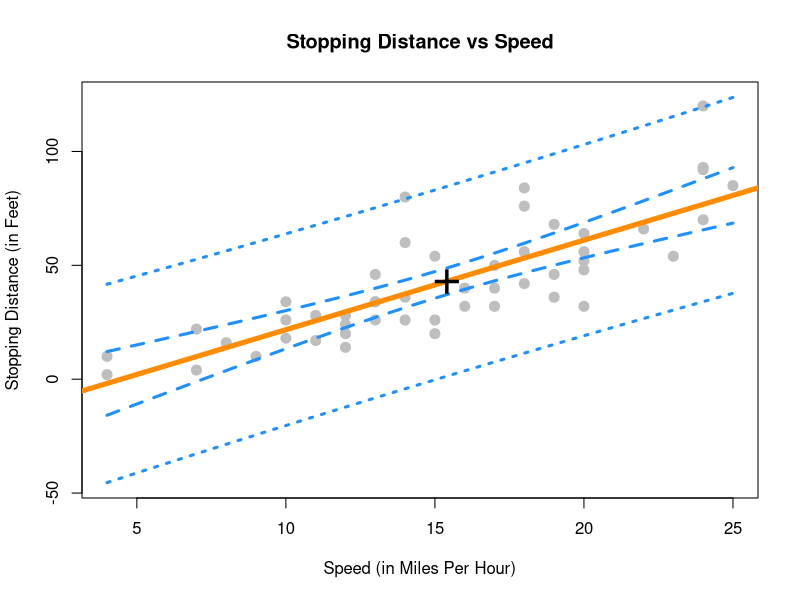

The R source for this figure:
#modeling, 

stop_dist_model = lm(dist ~speed, data = cars)

#returns 4 estimates
confint(stop_dist_model, level = 0.99)

#level of model that was fit
confint(stop_dist_model, level = 0.99)[2,2]

#get confidence interval for a a single parameter
confint(stop_dist_model, parm = "(Intercept)", level = 0.99)


summary(stop_dist_model)

#store estimate
beta_1_hat = coef(stop_dist_model)[2]

beta_1_hat

summary(stop_dist_model)$coefficients

#store standard error, sigma/Sxx
beta_1_hat_se = summary(stop_dist_model)$coefficients[2,2]
beta_1_hat_se

#verify standard error
(Sxx= sum((cars$speed - mean(cars$speed))^2))
(s_e = summary(stop_dist_model)$sigma) # what shoudl be stored for question 5

(beta_1_hat_se_calc = s_e/sqrt(Sxx))

all.equal(beta_1_hat_se_calc, beta_1_hat_se)

#calculate the critical value, alpha/2 to be on the right
#confidence level is 99
(1 - 0.99)/2
1-0.005
(crit = qt(0.995, df = nrow(cars) - 2))

#lower and upper bound for confidence interval
c(beta_1_hat - crit * beta_1_hat_se, beta_1_hat + crit * beta_1_hat_se)

#is the propability   
pt(qt(0.995, df = nrow(cars) - 2), df = nrow(cars) -2 )

#alpha
1- pt(qt(0.995, df = nrow(cars) - 2), df = nrow(cars) -2 )

#new data
new_speeds = data.frame(speed = c(5, 21))

predict(stop_dist_model, newdata = new_speeds)

predict(stop_dist_model, newdata = new_speeds,
        interval = c("confidence"), level= 0.99)

predict(stop_dist_model, newdata = new_speeds,
        interval = c("prediction"), level= 0.99)

#####

#possible x points
speed_grid = seq(min(cars$speed), max(cars$speed), by = 0.01)

#storing ci
dist_ci_band = predict(stop_dist_model, 
                       newdata = data.frame(speed = speed_grid), 
                       interval = "confidence", level = 0.99)

#storing pi
dist_pi_band = predict(stop_dist_model, 
                       newdata = data.frame(speed = speed_grid), 
                       interval = "prediction", level = 0.99) 

plot(dist ~ speed, data = cars,
     xlab = "Speed (in Miles Per Hour)",
     ylab = "Stopping Distance (in Feet)",
     main = "Stopping Distance vs Speed",
     pch  = 20,
     cex  = 2,
     col  = "grey",
     ylim = c(min(dist_pi_band), max(dist_pi_band)))
abline(stop_dist_model, lwd = 5, col = "darkorange")

lines(speed_grid, dist_ci_band[,"lwr"], col = "dodgerblue", lwd = 3, lty = 2)
lines(speed_grid, dist_ci_band[,"upr"], col = "dodgerblue", lwd = 3, lty = 2)
lines(speed_grid, dist_pi_band[,"lwr"], col = "dodgerblue", lwd = 3, lty = 3)
lines(speed_grid, dist_pi_band[,"upr"], col = "dodgerblue", lwd = 3, lty = 3)
points(mean(cars$speed), mean(cars$dist), pch = "+", cex = 3)
